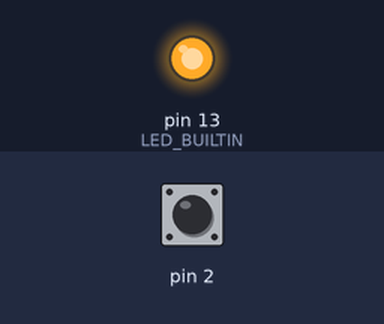
Recording of a sketch running on a simulated Arduino Uno, built with avr-gcc and run on an emulated ATmega328P. Shown: output pins drawn as LEDs (lit = HIGH). Inputs (shaded band) come from the test bench; at power-on: pin 2 HIGH.

Above: at 1.2 s.
1.3 s: pin 2 pulled LOW for 0.15 s
At 1.37 s:
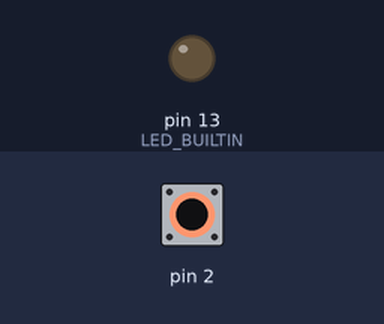
2.9 s: pin 2 pulled LOW for 3.2 s
At 7.3 s:
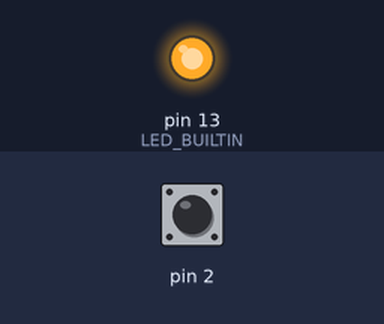
Timing chart, 0 to 8.8 s (numbered marks = the images above; inputs shaded):
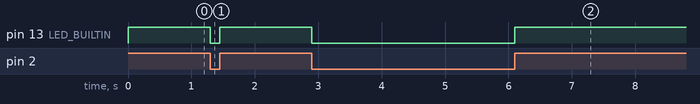

The sketch:

03_01.ino
```cpp
void setup() {
  pinMode(LED_BUILTIN, OUTPUT);
  pinMode(2, INPUT_PULLUP);
}

void loop() {
  int button = digitalRead(2);
  digitalWrite(LED_BUILTIN, button);
}
```

Measured:
- after the input at 1.3 s, pin 13 (LED_BUILTIN): HIGH → LOW at once, → HIGH 0.15 s later
- after the input at 2.9 s, pin 13 (LED_BUILTIN): HIGH → LOW at once, → HIGH 3.2 s later
